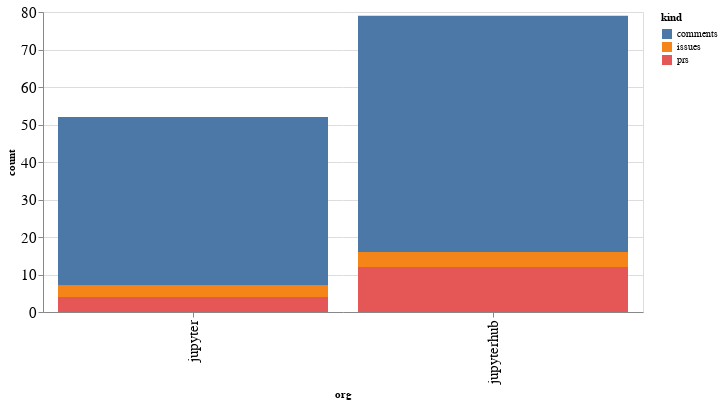

The notebook cell saved with this chart:
### Code cell
alt.Chart(org_summaries, width=600).mark_bar().encode(
    x='org',
    y='count',
    color='kind',
    tooltip="org"
)

### Figure 1 — Vega-Lite specification as saved in the notebook (floating-point values rounded to 4 significant figures)
{"config": {"axisLeft": {"labelFontSize": 15}, "axisBottom": {"labelFontSize": 15}}, "data": {"name": "data-ceed3b6ae62dd1b4daf828edf360b19b"}, "mark": "bar", "encoding": {"color": {"type": "nominal", "field": "kind"}, "tooltip": {"type": "nominal", "field": "org"}, "x": {"type": "nominal", "field": "org"}, "y": {"type": "quantitative", "field": "count"}}, "width": 600, "$schema": "https://vega.github.io/schema/vega-lite/v4.8.1.json", "datasets": {"data-ceed3b6ae62dd1b4daf828edf360b19b": [{"org": "jupyter", "kind": "comments", "count": 45}, {"org": "jupyter", "kind": "issues", "count": 3}, {"org": "jupyter", "kind": "prs", "count": 4}, {"org": "jupyterhub", "kind": "comments", "count": 63}, {"org": "jupyterhub", "kind": "issues", "count": 4}, {"org": "jupyterhub", "kind": "prs", "count": 12}]}}
